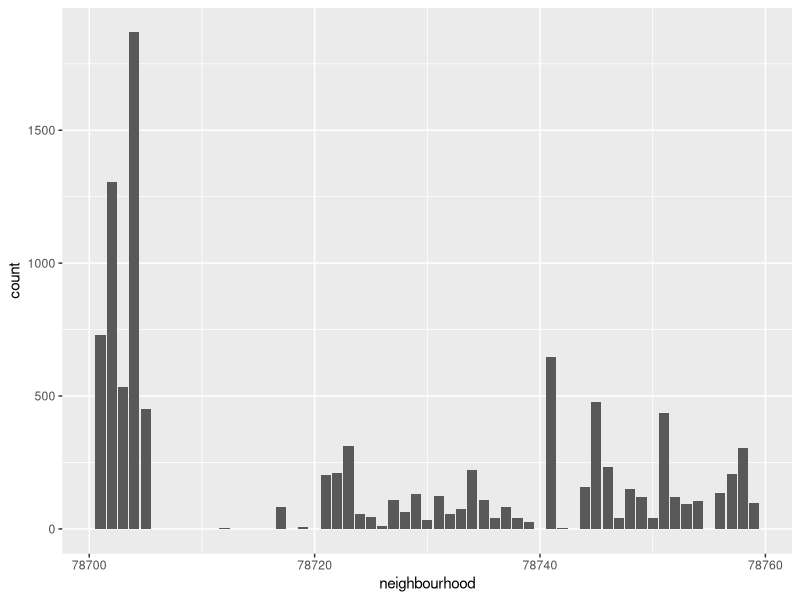
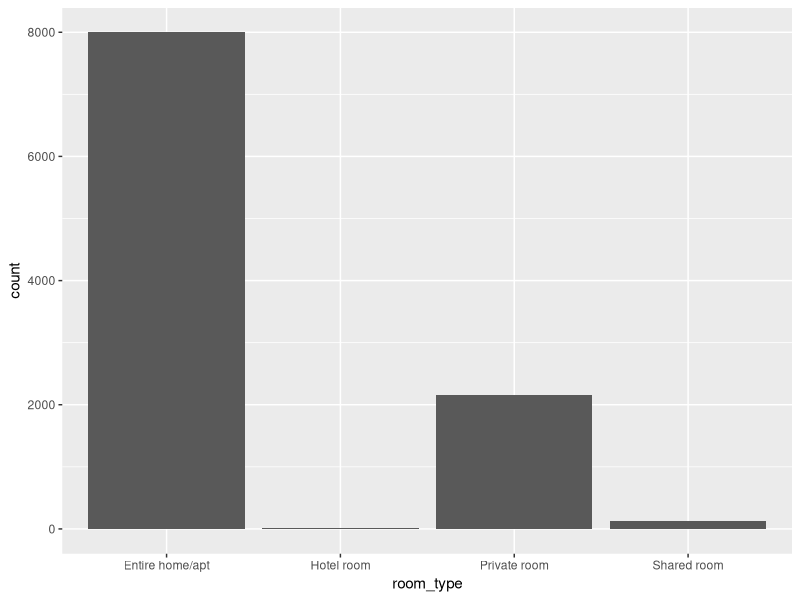
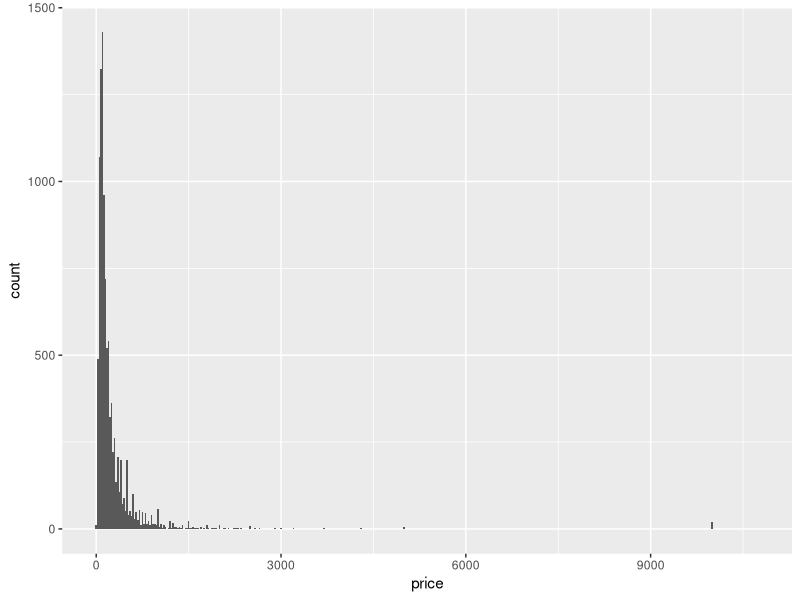
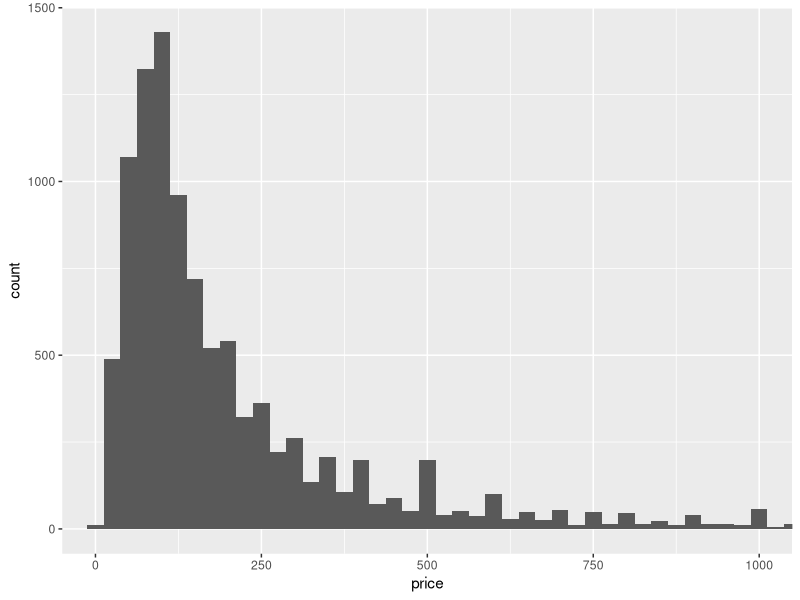
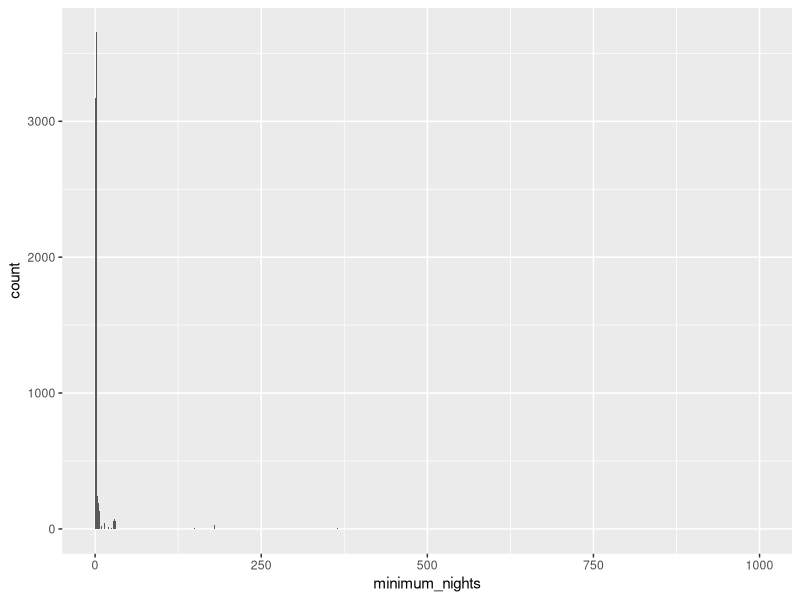
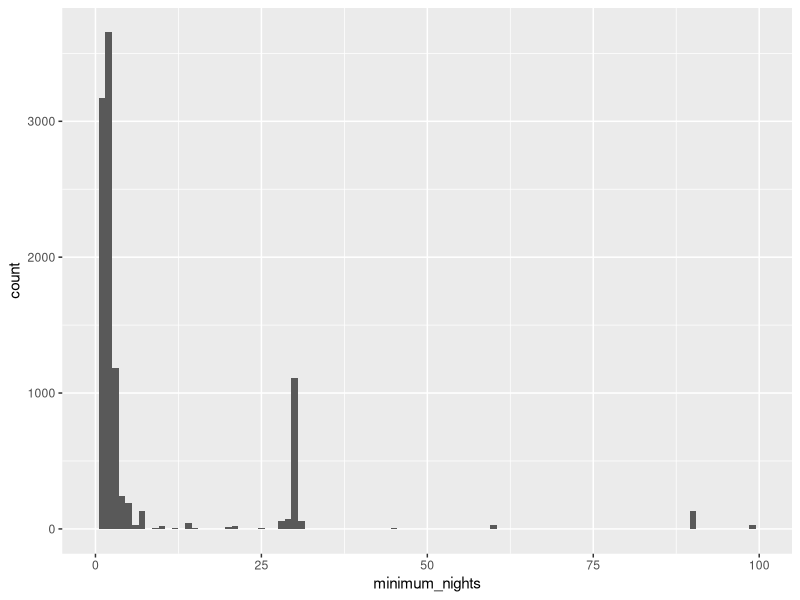
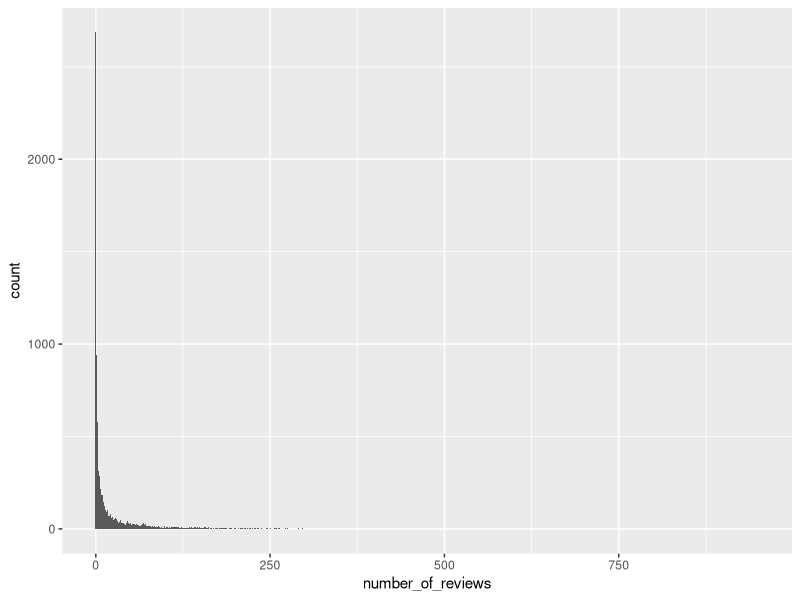
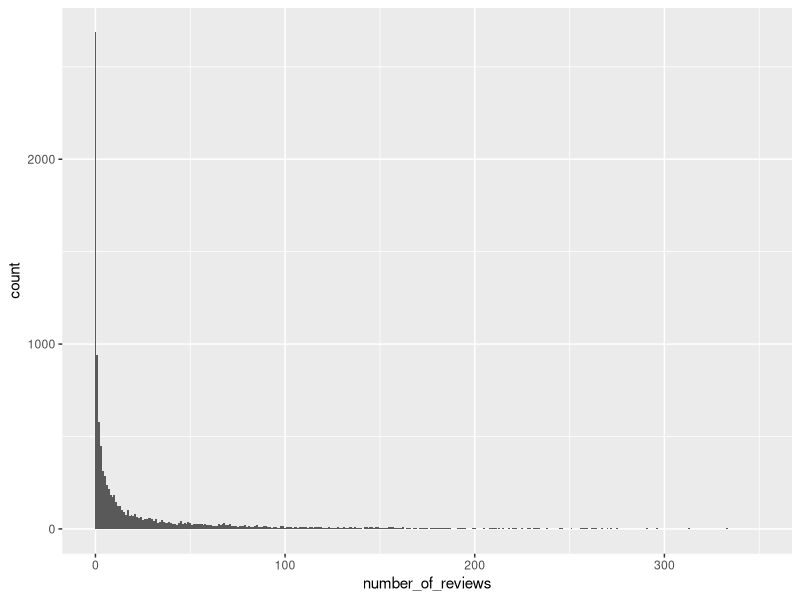

Write R code to recreate these figures, in order.
## ---- chunk 1
library(tidyverse)
library(readr)

listings <- read_csv("listings.csv")
## ---- chunk 2
ggplot(data = listings) + geom_bar(mapping = aes(x = neighbourhood))

listings %>%
  count(neighbourhood) %>%
  arrange(desc(n))
## ---- chunk 3
ggplot(listings) + geom_bar(mapping = aes(x = room_type))

listings %>%
  count(room_type) %>%
  arrange(desc(n))
## ---- chunk 4
ggplot(listings) + geom_histogram(mapping = aes(x = price), binwidth = 25)

#zoomed-in
ggplot(listings) + geom_histogram(mapping = aes(x = price), binwidth = 25) + 
  coord_cartesian(xlim = c(0, 1000))

listings %>%
  count(price) %>%
  arrange(desc(n))

listings %>%
  count(price) %>%
  arrange(desc(price))
## ---- chunk 5
ggplot(listings) + geom_histogram(mapping = aes(x = minimum_nights), binwidth = 1)

#zoomed-in
ggplot(listings) + geom_histogram(mapping = aes(x = minimum_nights), binwidth = 1) + 
  coord_cartesian(xlim = c(0, 100))

listings %>%
  count(minimum_nights) %>%
  arrange(desc(n))

listings %>%
  count(minimum_nights) %>%
  arrange(desc(minimum_nights))
## ---- chunk 6
ggplot(listings) + geom_histogram(mapping = aes(x = number_of_reviews), binwidth = 1)

#zoomed-in x axis
ggplot(listings) + geom_histogram(mapping = aes(x = number_of_reviews), binwidth = 1) + 
  coord_cartesian(xlim = c(0, 350))

#zoomed-in x and y axis
ggplot(listings) + geom_histogram(mapping = aes(x = number_of_reviews), binwidth = 1) + 
  coord_cartesian(xlim = c(0, 350), ylim = c(0, 500))

listings %>%
  count(number_of_reviews) %>%
  arrange(desc(n))

listings %>%
  count(number_of_reviews) %>%
  arrange(desc(number_of_reviews))
## ---- chunk 7
ggplot(listings) + geom_histogram(mapping = aes(x = availability_365), binwidth = 1)

#zoomed-in x axis
ggplot(listings) + geom_histogram(mapping = aes(x = availability_365), binwidth = 1) + 
  coord_cartesian(ylim = c(0, 500))

listings %>%
  count(availability_365) %>%
  arrange(desc(n))

listings %>%
  count(availability_365) %>%
  arrange(desc(availability_365))
## ---- chunk 8
listings %>%
  count(host_name) %>%
  arrange(desc(n))
## ---- chunk 9
#accounting for all values
ggplot(data = listings, mapping = aes(x = number_of_reviews, y = price)) + geom_point() + geom_smooth(se = FALSE) + coord_cartesian(ylim = c(0, 3000))

#not accounting for expensive places
under_one_thousand <- listings %>%
  filter(price < 1000)

  ggplot(data = under_one_thousand, mapping = aes(x = number_of_reviews, y = price)) + geom_point() + geom_smooth(se = FALSE)
## ---- chunk 10
ggplot(data = listings) +
  geom_boxplot(mapping = aes(x = reorder(room_type, price, FUN = median), y = price))

ggplot(data = under_one_thousand) +
  geom_boxplot(mapping = aes(x = reorder(room_type, price, FUN = median), y = price))
## ---- chunk 11
ggplot(data = listings) +
  geom_boxplot(mapping = aes(x = reorder(neighbourhood, price, FUN = median), y = price)) + coord_flip()

by_neighborhood <- group_by(listings, neighbourhood) %>%
  summarize(avg_price = mean(price)) %>%
  arrange(desc(avg_price))

by_neighborhood
## ---- chunk 12
by_neighborhood <- group_by(listings, neighbourhood) %>%
  summarize(avg_price = mean(price)) %>%
  arrange(desc(avg_price))
  
by_neighborhood
## ---- chunk 13
by_neighborhood <- group_by(listings, neighbourhood) %>%
  summarize(avg_availability = mean(availability_365)) %>%
  arrange(desc(avg_availability))
  
by_neighborhood
## ---- chunk 14

